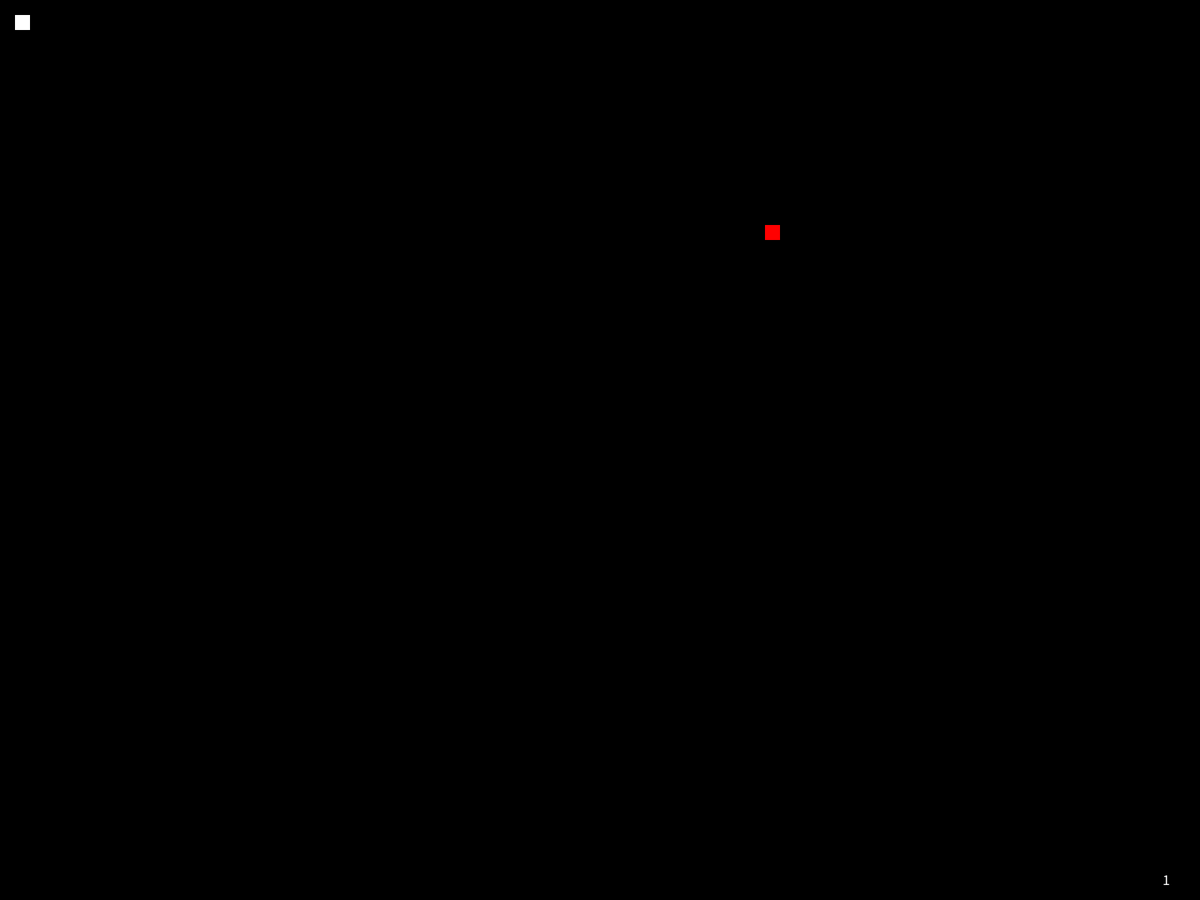
Frame 1 (no input)
Frame 60 (the mouse pressed at the canvas centre just before this capture): identical to frame 1, image omitted
Frame 120 (the mouse held since frame 60 and released just before this capture): identical to frame 1, image omitted

The Processing sketch that drew this single still picture (run headless with seeded random() and noise(); from frame 60 on, the mouse is pressed at the canvas centre):

// Processing sketch: snake
// ── snake.pde
ArrayList<Integer> dir;
int[] x = {1,0,0,0,0,0,0,0,0,0,0,0,0,0,0,0,0,0,0,0,0,0,0,0,0,0,0,0,0,0,0,0,0,0,0,0,0,0,0,0,0,0,0,0,0,0,0,0,0,0,0,0,0,0,0,0,0,0,0,0,0,0,0,0,0,0,0,0,0,0,0,0,0,0,0,0,0,0,0,0,0,0,0,0,0,0,0,0,0,0,0,0,0,0,0,0,0,0,0,0,0,0,0,0,0,0,0,0,0,0,0,0,0,0,0,0,0,0,0,0,0,0,0,0,0,0,0,0,0,0,0,0,0,0,0,0,0,0,0,0,0,0,0,0,0,0,0,0,0,0,0,0,0,0,0,0,0,0,0,0,0,0,0,0,0,0,0,0,0,0,0,0,0,0,0,0,0,0,0,0,0,0,0,0,0,0,0,0,0,0,0,0,0,0,0,0,0,0,0,0,0,0,0,0,0,0,0,0,0,0,0,0,0,0,0,0,0,0,0,0,0,0,0,0,0,0,0,0,0,0,0,0,0,0,0,0,0,0,0,0,0,0,0,0,0,0,0,0,0,0,0,0,0,0,0,0,0,0,0,0,0,0,0,0,0,0,0,0,0,0,0,0,0,0,0,0,0,0,0,0,0,0,0,0,0,0,0,0,0,0,0,0,0,0,0,0,0,0,0,0,0,0,0,0,0,0,0,0,0,0,0,0,0,0,0,0,0,0,0,0,0,0,0,0,0,0,0,0,0,0,0,0,0,0,0,0,0,0,0,0,0,0,0,0,0,0,0,0,0,0,0,0,0,0,0,0,0,0,0,0,0};
int[] y = {1,0,0,0,0,0,0,0,0,0,0,0,0,0,0,0,0,0,0,0,0,0,0,0,0,0,0,0,0,0,0,0,0,0,0,0,0,0,0,0,0,0,0,0,0,0,0,0,0,0,0,0,0,0,0,0,0,0,0,0,0,0,0,0,0,0,0,0,0,0,0,0,0,0,0,0,0,0,0,0,0,0,0,0,0,0,0,0,0,0,0,0,0,0,0,0,0,0,0,0,0,0,0,0,0,0,0,0,0,0,0,0,0,0,0,0,0,0,0,0,0,0,0,0,0,0,0,0,0,0,0,0,0,0,0,0,0,0,0,0,0,0,0,0,0,0,0,0,0,0,0,0,0,0,0,0,0,0,0,0,0,0,0,0,0,0,0,0,0,0,0,0,0,0,0,0,0,0,0,0,0,0,0,0,0,0,0,0,0,0,0,0,0,0,0,0,0,0,0,0,0,0,0,0,0,0,0,0,0,0,0,0,0,0,0,0,0,0,0,0,0,0,0,0,0,0,0,0,0,0,0,0,0,0,0,0,0,0,0,0,0,0,0,0,0,0,0,0,0,0,0,0,0,0,0,0,0,0,0,0,0,0,0,0,0,0,0,0,0,0,0,0,0,0,0,0,0,0,0,0,0,0,0,0,0,0,0,0,0,0,0,0,0,0,0,0,0,0,0,0,0,0,0,0,0,0,0,0,0,0,0,0,0,0,0,0,0,0,0,0,0,0,0,0,0,0,0,0,0,0,0,0,0,0,0,0,0,0,0,0,0,0,0,0,0,0,0,0,0,0,0,0,0,0,0,0,0,0,0,0,0};
int limx;
int limy;
int sizex;
int sizey;
int ticks;
int foodx;
int foody;
int snek;
boolean paused;
boolean gameOver;
void setup() {
  for (int i = 1;i<x.length;i++) {
    x[i] = 0;
    y[i] = 0;
  }
  x[0] = 1;
  y[0] = 1;
  fullScreen();;
  sizex = 20;
  sizey = 20;
  dir = new ArrayList<Integer>();
  limx = width/sizex;
  limy = height/sizey;
  background(0);
  ticks = 0;
  noStroke();
  newfood();
  gameOver = 1>2;
  snek = 1;
}
void newfood() {
  foodx = (int)(random(limx-1));
  foody = (int)(random(limy-1));
}
void draw() {
  if (gameOver == false) {
    if (ticks == 0) {
      fill(0);
      rect(x[snek-1]*sizex,y[snek-1]*sizey,sizex,sizey);
      for (int i = snek-1; i>0;i--) {
        x[i] = x[i-1];
        y[i] = y[i-1];
      }
      if(dir.contains(1)) {
        y[0] = y[0] - 1;
      }
      if(dir.contains(2)) {
        x[0] = x[0] + 1;
      }
      if(dir.contains(3)) {
        y[0] = y[0] + 1;
      }
      if(dir.contains(4)) {
        x[0] = x[0] - 1;
      }
      while(dir.size()>1) dir.remove(0);
      fill(255,255,255);
      rect(x[0]*sizex,y[0]*sizey,sizex,sizey);
    }
    ticks++;
    if(ticks == 5) {
      ticks = 0;
    }
    fill(255,0,0);
    rect(foodx*sizex,foody*sizey,sizex,sizey);
    if (x[0]>=limx || x[0]<0 || y[0]>=limy || y[0]<0) {
      gameOver = true;
    }
    for (int i = 1; i<snek; i++) {
      if (x[i] == x[0] && y[i] == y[0]) {
        gameOver = 1<2;
      }
    }
    if (x[0] == foodx && y[0] == foody) {
      fill(255,255,255);
      rect(foodx*sizex,foody*sizey,sizex,sizey);
      newfood();
      snek = snek +3;
    }
  } else {
    background(255,0,0);
  }
  if (gameOver == false) {
    fill(0,0,0);
    rect(width-51,height-50,30,50);
  }
  textSize(20);
  fill(255,255,255);
  text(snek,width-50,height-20);
  if (key == 'p') {
    if (gameOver == false) {
      gameOver = true;
      paused = true;
    } else {
      if (paused == true) {
        gameOver = false;
        paused = false;
      }
    }
    key = 'q';
  }
  if (key == 'r') {
    setup();
    key = 'q';
  }
}
void keyPressed() {
      if (key == CODED) {
        if(dir.size()>0) {
          if (keyCode == UP && dir.get(dir.size()-1)!=3) {
            dir.add(1);
          }
          if (keyCode == RIGHT && dir.get(dir.size()-1)!= 4) {
            dir.add(2);
          }
          if (keyCode == DOWN && dir.get(dir.size()-1) != 1) {
            dir.add(3);
          }
          if (keyCode == LEFT && dir.get(dir.size()-1) != 2) {
            dir.add(4);
          }
        } else {
          if (keyCode == UP) {
            dir.add(1);
          }
          if (keyCode == RIGHT) {
            dir.add(2);
          }
          if (keyCode == DOWN) {
            dir.add(3);
          }
          if (keyCode == LEFT) {
            dir.add(4);
          }
        }
      }
}
